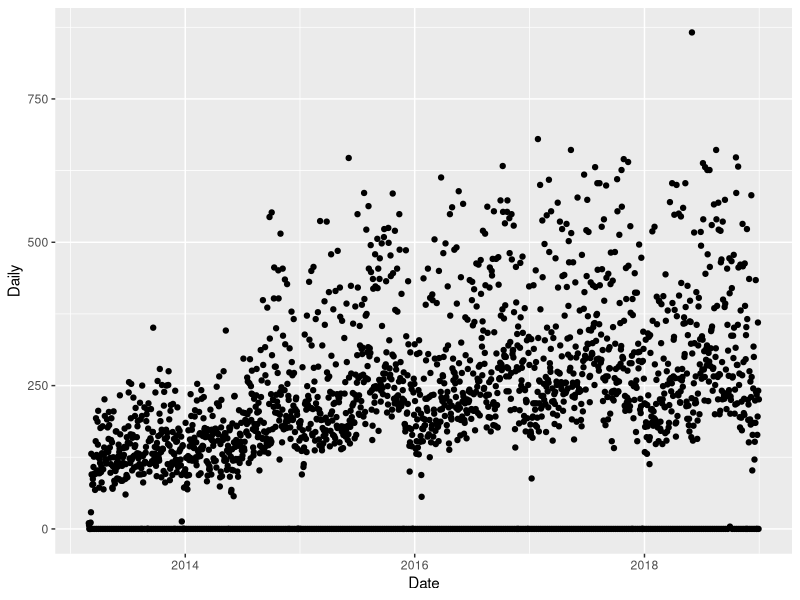
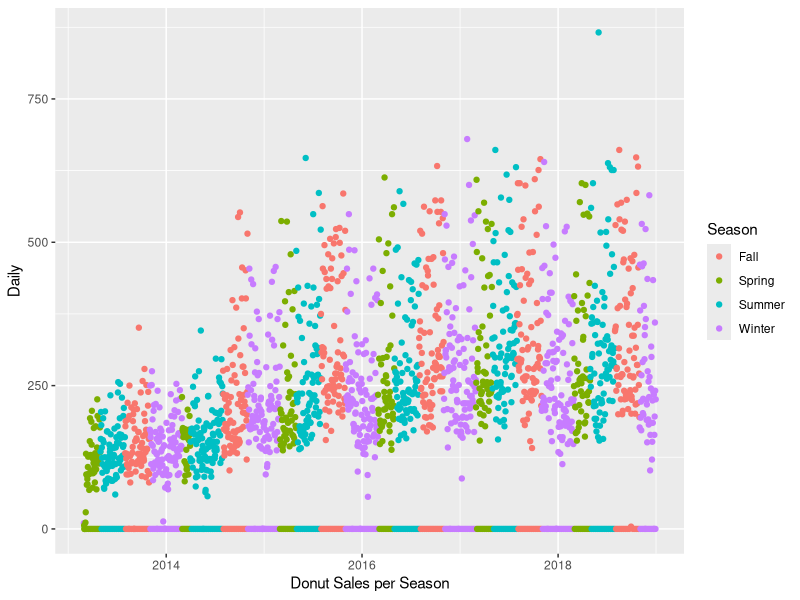
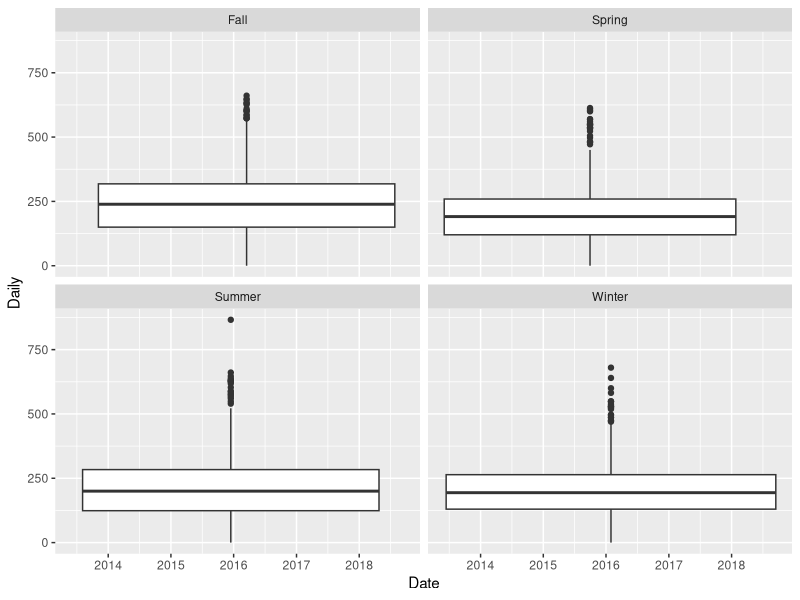

R code for these plots, in order: (Note: this script raises an error after producing the figures.)
## ---- chunk 1
knitr::opts_chunk$set(echo = TRUE)
library(tidyverse)
library(lubridate)
## ---- chunk 2
donuts <- read.csv("./tidydonuts.csv")
glimpse(donuts)
## ---- chunk 3
donuts$Date <- as.Date(donuts$Date, format = "%m/%d/%Y")
donuts$Dozen <- as.numeric(sub('\\$','',as.character(donuts$Dozen)))
donuts$Single <- as.numeric(sub('\\$','',as.character(donuts$Single)))
donuts$HalfDozen <- as.numeric(sub('\\$','',as.character(donuts$HalfDozen)))
glimpse(donuts)
## ---- chunk 4
donuts <- donuts %>% 
  mutate(Daily = as.integer(((Dozen/14.75)*12) + (Single/1.64) + ((HalfDozen/8.2)*6)))
glimpse(donuts)
## ---- chunk 5
donuts %>% 
filter(Daily == max(Daily))
## ---- chunk 6
donuts %>% 
  arrange(desc(Daily)) %>% 
  head()
## ---- chunk 7
donuts %>% 
  summarize("Total Sold" = sum(Daily),
            "Total Sales" = sum(Dozen) + sum(Single) + sum(HalfDozen))
## ---- chunk 8
donuts %>%
  ggplot(aes(Date, Daily)) +
  geom_point()
## ---- chunk 9
donuts_ms <- donuts %>%
  mutate(Year = ordered(as.factor(paste(year(Date)))),
         Month = ordered(as.factor(paste(month(Date), year(Date), sep = "/"))),
         Season = as.factor(ifelse(Month %in% c("8/2013", "9/2013", "10/2013", "8/2014", "9/2014", "10/2014", "8/2015","9/2015", "10/2015", "8/2016", "9/2016", "10/2016", "8/2017", "9/2017", "10/2017", "8/2018", "9/2018", "10/2018"), "Fall",
                  ifelse(Month %in% c("11/2013", "12/2013", "1/2013", "2/2013","11/2014", "12/2014", "1/2014", "2/2014", "11/2015", "12/2015", "1/2015", "2/2015", "11/2016", "12/2016", "1/2016", "2/2016", "11/2017", "12/2017", "1/2017", "2/2017", "11/2018", "12/2018", "1/2018", "2/2018"), "Winter",
                  ifelse(Month %in% c("3/2013", "4/2013", "3/2014", "4/2014 ", "3/2015", "4/2015", "3/2016", "4/2016", "3/2017", "4/2017", "3/2018", "4/2018"), "Spring", "Summer")))))
## ---- chunk 10
donuts_ms %>% 
  ggplot(aes(Date, Daily, color = Season)) +
  geom_point() +
  labs(x = "Donut Sales per Season")
## ---- chunk 11
donuts_ms %>% 
  ggplot(aes(Date, Daily)) +
  geom_boxplot() +
  facet_wrap(~ Season)
## ---- chunk 12
donuts_ms %>% 
  group_by(Season) %>% 
  summarize(Total = sum(Daily))
## ---- chunk 13
s13 <- read.csv("./s13.csv")
s14 <- read.csv("./s14.csv")
s15 <- read.csv("./s15.csv")
s16 <- read.csv("./s16.csv")
s17 <- read.csv("./s17.csv")
s18 <- read.csv("./s18.csv")
## ---- chunk 14
glimpse(s18)
## ---- chunk 15
s18 <- s18 %>% 
  select(Item.Name, Items.Sold, Net.Sales)
s18$Item.Name <- as.character(s18$Item.Name)
s18$Net.Sales <- as.numeric(gsub('[$,]', '', s18$Net.Sales))
glimpse(s18)
## ---- chunk 16
s18 <- s18[-c(1,2,4:6,8:11,33,37,39,47,51,52,60,65,66,68,70,71,73:76,79),]
s18$Item.Name
## ---- chunk 17
s13 <- s13[-c(1:3,5:8,11,15,16,24,28,41,43,44,61,65,75,76,78:82,86),]
s13$Item.Name
## ---- chunk 18
s18$Desserts <- as.integer(c(1,0,0,0,0,0,0,0,0,0,0,0,0,0,0,0,0,1,1,1,1,1,1,0,0,0,0,0,0,0,1,0,0,0,0,0,0,0,0,0,0,0,0,0,0,0,0,1,0,0,0,1,1,0,1))
glimpse(s18)
## ---- chunk 19
s18 %>% 
filter(Desserts == 1) %>% 
summarize("Total Sold" = sum(Items.Sold),
          "Net Sales" = sum(Net.Sales))
  
## ---- chunk 20
s18 %>% 
filter(Desserts == 0) %>% 
summarize("Total Sold" = sum(Items.Sold),
          "Net Sales" = sum(Net.Sales))
## ---- chunk 21
ss18 <- s18 %>% 
  select(Item.Name, Items.Sold, Net.Sales)

ss17 <- s17 %>% 
  select(Item.Name, Items.Sold, Net.Sales)

sales <- ss18 %>% 
  bind_rows(ss17)
## ---- chunk 22
anti_join(s18, s17, by = "Item.Name")
## ---- chunk 23
dsales <- data_frame(Items = s18$Item.Name, Sold = (s18$Items.Sold + s17$Items.Sold))
